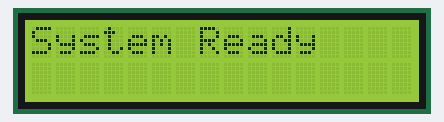
Simulated run of this sketch. Board: Arduino Uno, built with avr-gcc and run on an emulated ATmega328P. Shown: 16×2 character LCD. The local clock reads 2024-03-15 10:24:30 at power-on unless the sketch sets it; the audio player accepts every command and is not drawn.

Above: at 3.6 s.
At 5.6 s:
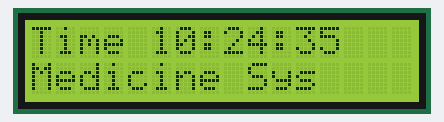
At 9.7 s:
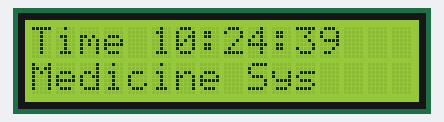
At 13.7 s:
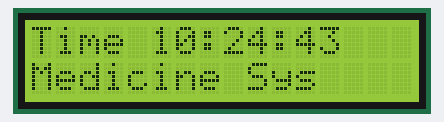
At 21.8 s:
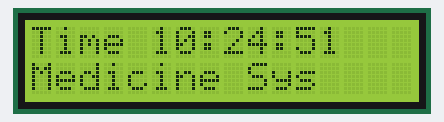
At 38.9 s:
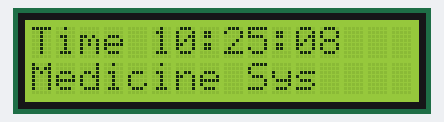

Measured:
- what the display in image 0 shows lasts 2.0 s, from 3.6 s to 5.6 s
- what the display in image 1 shows lasts 1.0 s, from 5.6 s to 6.6 s

The sketch:

MedicineReminder.ino
```cpp
#include <Wire.h>
#include "RTClib.h"
#include <LiquidCrystal.h>
#include <SoftwareSerial.h>
#include <DFRobotDFPlayerMini.h>

RTC_DS3231 rtc;
LiquidCrystal lcd(12, 11, 5, 4, 3, 2);

SoftwareSerial dfSerial(8, 9);
DFRobotDFPlayerMini player;

int remindHour = 9;
int remindMinute = 30;

bool played = false;

void setup() {

  Serial.begin(9600);
  lcd.begin(16, 2);

  if (!rtc.begin()) {
    lcd.print("RTC Error");
    while (1);
  }

  // For testing only
 // rtc.adjust(DateTime(2026, 6, 16, 9, 29, 0));

  dfSerial.begin(9600);
  delay(3000);

  player.begin(dfSerial);   // No DF Error check
  player.volume(30);

  lcd.clear();
  lcd.print("System Ready");
  delay(2000);
}

void loop() {

  DateTime now = rtc.now();

  lcd.clear();
  lcd.setCursor(0, 0);

  lcd.print("Time ");
  if (now.hour() < 10) lcd.print("0");
  lcd.print(now.hour());

  lcd.print(":");

  if (now.minute() < 10) lcd.print("0");
  lcd.print(now.minute());

  lcd.print(":");

  if (now.second() < 10) lcd.print("0");
  lcd.print(now.second());

  lcd.setCursor(0, 1);
  lcd.print("Medicine Sys");

  if (now.hour() == remindHour &&
      now.minute() == remindMinute &&
      !played) {

    lcd.clear();
    lcd.setCursor(0, 0);
    lcd.print("TAKE UR MEDICINE");

    lcd.setCursor(0, 1);
    lcd.print("NOW");

    player.play(1);

    played = true;
    delay(5000);
  }

  if (now.minute() != remindMinute) {
    played = false;
  }

  delay(1000);
}
```
